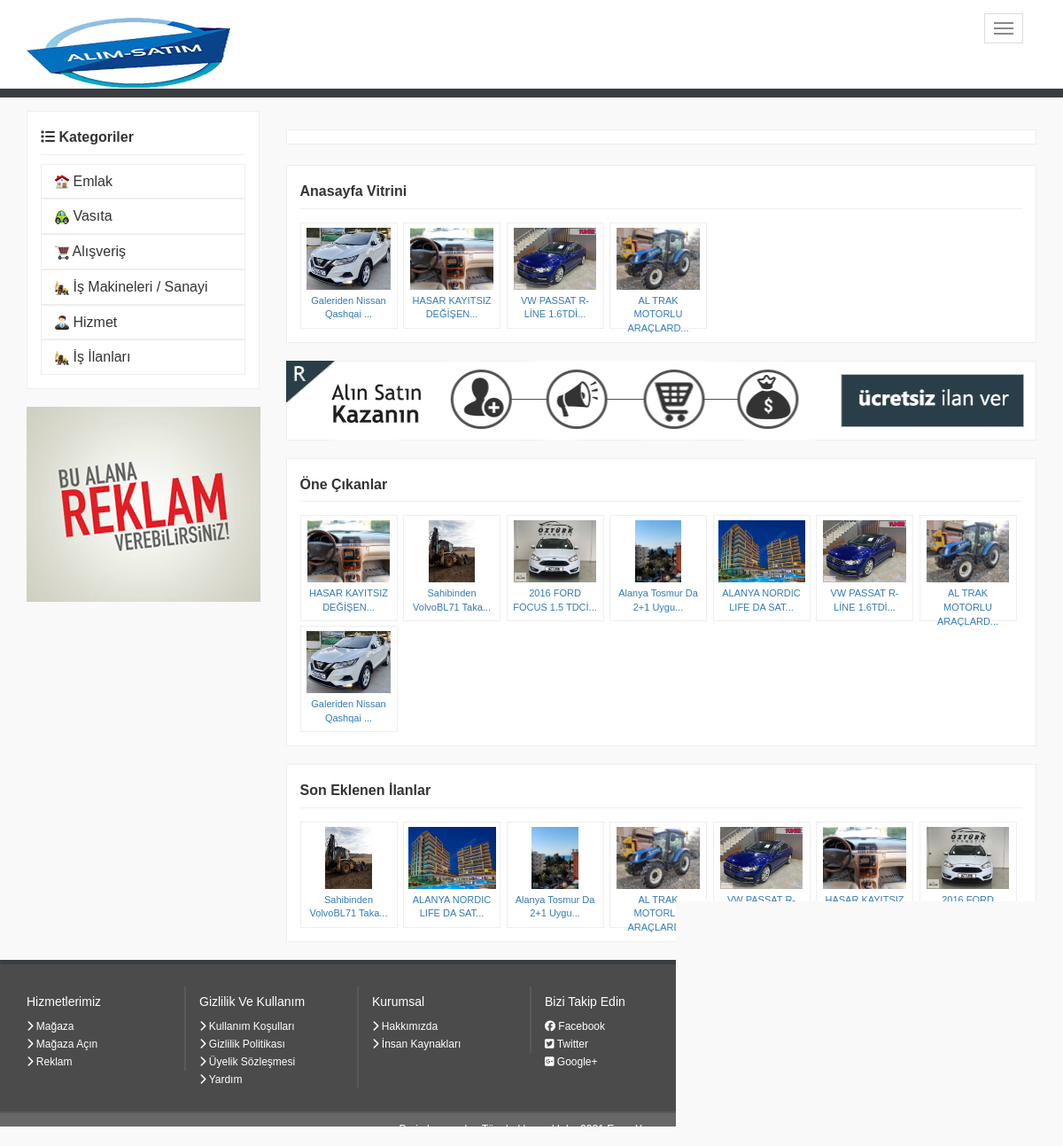
The page / on the database its author committed.
### tables this page shows
CREATE TABLE IF NOT EXISTS `kategori` (
  `kategori_id` int(15) NOT NULL AUTO_INCREMENT,
  `kategori_ad` varchar(250) NOT NULL,
  `kategori_sira` int(50) DEFAULT NULL,
  `kategori_icon` varchar(250) DEFAULT 's.png',
  PRIMARY KEY (`kategori_id`)
);

CREATE TABLE IF NOT EXISTS `urunler` (
  `urun_id` int(11) NOT NULL AUTO_INCREMENT,
  `urun_ad` varchar(500) NOT NULL,
  `urun_aciklama` varchar(10000) DEFAULT NULL,
  `urun_fiyat` varchar(100) NOT NULL,
  `urun_foto` varchar(500) DEFAULT NULL,
  `urun_model` int(15) NOT NULL,
  `urun_ustid` int(11) NOT NULL,
  `urun_ilantarih` date NOT NULL DEFAULT current_timestamp(),
  `urun_kimden` varchar(15) NOT NULL,
  `urun_durum` varchar(155) NOT NULL,
  `urun_garanti` varchar(15) NOT NULL,
  `urun_renk` varchar(15) NOT NULL,
  `urun_il` varchar(155) NOT NULL,
  `urun_kulid` varchar(15) NOT NULL,
  `urun_vitrin` tinyint(1) NOT NULL DEFAULT 0,
  PRIMARY KEY (`urun_id`)
);

CREATE TABLE IF NOT EXISTS `ayarlar` (
  `ayar_id` int(200) NOT NULL AUTO_INCREMENT,
  `ayar_logo` varchar(250) NOT NULL,
  `ayar_title` varchar(250) NOT NULL,
  `ayar_description` varchar(250) NOT NULL,
  `ayar_keywords` varchar(250) NOT NULL,
  `ayar_mail` varchar(200) NOT NULL,
  `ayar_footer` varchar(255) NOT NULL,
  `ayar_tel` varchar(150) NOT NULL,
  `ayar_adres` varchar(150) NOT NULL,
  `ayar_fax` varchar(150) NOT NULL,
  `uye_sozlesme` text NOT NULL,
  PRIMARY KEY (`ayar_id`),
  UNIQUE KEY `ayar_id` (`ayar_id`)
);

### index.php (called while the page is built)
			<?php
include 'php/header.php';
?>
				<?php
include 'php/sol.php';
?>
		<?php
include 'php/orta.php';
?>
	<?php
include 'php/footer.php';
?>

### php/orta.php (the view, shortened to what this page needs)
<div class="row visible-lg" style="margin-bottom:20px">
  <div class="col-lg-12">
  </div>
</div>
<div class="col-lg-12 hizli-banner visible-lg">
</div>
<br style="clear:both" class="hidden-md hidden-xs hidden-sm" />
<br class="hidden-md hidden-sx hidden-sm"  />
<div class="panel panel-default">
  <div class="panel-heading">
    <h3 class="title">Anasayfa Vitrini</h3>
  </div>
  <div class="panel-body">
    <ul class="ilanlar">
<?php
$urunvitrinsor=mysqli_query($con, "SELECT * FROM urunler where urun_vitrin='1' LIMIT 28;");
while($urunvitrincek=mysqli_fetch_assoc($urunvitrinsor)){
?>
		<li>
		<div class="resimbox"><a href="ilandetay.php?urun_id=<?php echo $urunvitrincek['urun_id'];?>&urun_kulid=<?php echo $urunvitrincek['urun_kulid'];?>"><img src="alsatadmin/<?php echo $urunvitrincek['urun_foto'];?>" alt="<?php echo $urunvitrincek['urun_ad'];?>" title="<?php echo $urunvitrincek['urun_ad'];?>" /></a></div>
		<div class="ilanbaslik"><a href="ilandetay.php?urun_id=<?php echo $urunvitrincek['urun_id'];?>&urun_kulid=<?php echo $urunvitrincek['urun_kulid'];?>" alt="<?php echo $urunvitrincek['urun_ad'];?>" title="<?php echo $urunvitrincek['urun_ad'];?>"><?php echo substr($urunvitrincek['urun_ad'],0,25);?>...</a></div>
		</li><?php } ?>
		    </ul>
  </div>
</div>
<div class="hidden-xs bannerc"><a href=" " target="_blank"><img src="uploads/banner001_9.jpg"></a></div>
<div class="panel panel-default">
  <div class="panel-heading">
    <h3 class="title">Öne Çıkanlar </h3>
  </div>
  <div class="panel-body">
    <ul class="ilanlar">
		<?php $ilanrastgelesor="SELECT * FROM urunler ORDER BY RAND() LIMIT 21;";
            $sql=mysqli_query($con,$ilanrastgelesor);
            while($ilanrastgelecek=mysqli_fetch_assoc($sql)){ ?>
		<li>
		<div class="resimbox"><a href="ilandetay.php?urun_id=<?php echo $ilanrastgelecek['urun_id'];?>&urun_kulid=<?php echo $ilanrastgelecek['urun_kulid'];?>"><img src="alsatadmin/<?php echo $ilanrastgelecek['urun_foto'];?>" alt="<?php echo $ilanrastgelecek['urun_ad'];?>" title="<?php echo $ilanrastgelecek['urun_ad'];?>" /></a></div>
		<div class="ilanbaslik"><a href="ilandetay.php?urun_id=<?php echo $ilanrastgelecek['urun_id'];?>&urun_kulid=<?php echo $ilanrastgelecek['urun_kulid'];?>" alt="<?php echo $ilanrastgelecek['urun_ad'];?>" title="<?php echo $ilanrastgelecek['urun_ad'];?>"><?php echo substr($ilanrastgelecek['urun_ad'],0,25);?>...</a></div>
		</li>
		<?php }?>
		    </ul>
  </div>
</div>
<div class="panel panel-default">
  <div class="panel-heading">
    <h3 class="title">Son Eklenen İlanlar </h3>
  </div>
  <div class="panel-body">
    <ul class="ilanlar">
    	<?php $ilansonsor="SELECT * FROM urunler Order By urun_id DESC LIMIT 7;";
            $sql=mysqli_query($con,$ilansonsor);
            while($ilansoncek=mysqli_fetch_assoc($sql)){ ?>
		<li>
		<div class="resimbox"><a href="ilandetay.php?urun_id=<?php echo $ilansoncek['urun_id'];?>&urun_kulid=<?php echo $ilansoncek['urun_kulid'];?>"><img src="alsatadmin/<?php echo $ilansoncek['urun_foto'];?>" alt="<?php echo $ilansoncek['urun_ad'];?>" title="<?php echo $ilansoncek['urun_ad'];?>" /></a></div>
		<div class="ilanbaslik"><a href="ilandetay.php?urun_id=<?php echo $ilansoncek['urun_id'];?>&urun_kulid=<?php echo $ilansoncek['urun_kulid'];?>" alt="<?php echo $ilansoncek['urun_ad'];?>" title="<?php echo $ilansoncek['urun_ad'];?>"><?php echo substr($ilansoncek['urun_ad'],0,25);?>...</a></div>
		</li>
		<?php }?>
		    </ul>
  </div>
</div>
    </div>
  </div>
  </div>

### php/header.php (shortened to what this page needs)
<?php
include "baglan.php";
mysqli_query($con, "SET NAMES UTF8");
$ayarsor=mysqli_query($con, "SELECT * FROM `ayarlar`");
$ayarcek=mysqli_fetch_assoc($ayarsor);
?>
<html>
<head>
<link rel="stylesheet" href="assets/css/bootstrap.min.css">
<link rel="stylesheet" href="assets/css/bootstrap-theme.min.css">
<link rel="stylesheet" href="assets/css/bootstrap.min.css">
<link rel="stylesheet" href="assets/dropzone.css">
<link rel="stylesheet" href="assets/basic.css">
<link rel="stylesheet" href="assets/css/font-awesome.min.css" />
<link href="assets/css/menu3d.min.css" rel="stylesheet" media="screen, projection" />
<link href="assets/css/animate.css" rel="stylesheet" type="text/css" />
<link rel="stylesheet" href="assets/css/style.css">
<link rel="stylesheet" href="assets/js/jquery.countdown.css">
</head>
<body>
<nav class="navbar navbar-default navbar-static-top">
  <div class="container">
    <div class="navbar-header">
      <button type="button" class="navbar-toggle collapsed" data-toggle="collapse" data-target="#navbar" aria-expanded="false" aria-controls="navbar"> <span class="sr-only">Toggle navigation</span> <span class="icon-bar"></span> <span class="icon-bar"></span> <span class="icon-bar"></span> </button>
      <a class="navbar-brand" href="index.php" style="margin-left:0px !important; padding:0px !important; padding-top:20px !important"><img src="uploads/logo.png" alt="AL-SAT"></a></div>
  </div>
</nav>

### php/sol.php (shortened to what this page needs)
<div class="topmenu site-rengi"> </div>
<div class="container main">
    <div class="row">
    <div class="col-sm-12 col-md-4 col-lg-3" >
      <div class="panel panel-default">
        <div class="panel-heading">
          <h3 class="title"><i class="fa fa-list"></i> Kategoriler</h3>
        </div>
        <div class="panel-body">
   <?php
     $kategorisor="SELECT * FROM kategori order by kategori_sira ASC";
     $sql=mysqli_query($con,$kategorisor);
     while($kategoricek=mysqli_fetch_assoc($sql)){ ?>
<div class="panel-group" id="accordion" style="margin-bottom:0px !important">
  <div class="panel panel-default">
    <div class="panel-heading">
      <h4 class="panel-title">
       <a href="altkat.php?altkat_ustid=<?php echo $kategoricek['kategori_id'];?>"><img src="ikonlar/<?php echo $kategoricek['kategori_icon']; ?>" width="16" height="16" class="absmiddle" /> <?php echo $kategoricek['kategori_ad']; ?></a>
      </h4>
    </div>
  </div>
</div>
    <?php } ?>
        </div>
      </div>
      <div class="hidden-sm hidden-xs"><a href=" " target="_blank"><img src="uploads/magaza_11.jpg"></a></div>
      <br class="hidden-sm hidden-xs">
      <br  class="hidden-sm hidden-xs">
    </div>
    <div class="col-sm-12 col-md-8 col-lg-9 col-xs-12" >

### php/footer.php (shortened to what this page needs)
<div class="footer1 navbar navbar-static-bottom">
  <div class="container">
    <div class="row">
      <div class="col-lg-2 col-md-2 footer-line">
        <h5>Hizmetlerimiz</h5>
        <ul>
          <li><a href="#"><i class="fa fa-chevron-right"></i> Mağaza</a></li>
          <li><a href="#"><i class="fa fa-chevron-right"></i> Mağaza A&ccedil;ın</a></li>
          <li><a href="#"><i class="fa fa-chevron-right"></i> Reklam</a></li>
        </ul>
      </div>
      <div class="col-lg-2 col-md-2 footer-line">
        <h5>Gizlilik Ve Kullanım</h5>
        <ul>
          <li><a href="#"><i class="fa fa-chevron-right"></i> Kullanım Koşulları</a></li>
          <li><a href="#"><i class="fa fa-chevron-right"></i> Gizlilik Politikası</a></li>
          <li><a href="#"><i class="fa fa-chevron-right"></i> &Uuml;yelik S&ouml;zleşmesi</a></li>
          <li><a href="#"><i class="fa fa-chevron-right"></i> Yardım</a></li>
        </ul>
      </div>
      <div class="col-lg-2 col-md-2 footer-line">
        <h5>Kurumsal</h5>
        <ul>
          <li><a href="#"><i class="fa fa-chevron-right"></i> Hakkımızda</a></li>
          <li><a href="#"><i class="fa fa-chevron-right"></i> İnsan Kaynakları</a></li>
        </ul>
      </div>
      <div class="col-lg-2 col-md-2 footer-line">
        <h5>Bizi Takip Edin</h5>
        <ul>
          <li><a href="#" target="_blank"><i class="fa fa-facebook-official"></i> Facebook</a></li>
          <li><a href="#" target="_blank"><i class="fa fa-twitter-square"></i> Twitter</a></li>
          <li><a href="#" target="_blank"><i class="fa fa-google-plus-square"></i> Google+</a></li>
        </ul>
      </div>
      <div class="col-lg-2 col-md-2">
        <h5>&nbsp;</h5>
      </div>
    </div>
  </div>
</div>
<div class="footer2"> <?php echo  $ayarcek['ayar_footer']; ?> </div>
 </body>
</html>

### assets/css/style.css (style rules this page uses)
body, td, th { font-family: Arial, Helvetica, sans-serif }
.navbar-default { background-image: none !important; background-color: #fff !important; border-bottom: none !important; margin-bottom: 0px !important; border-bottom: solid 5px #912da2; -webkit-box-shadow: 10px 10px 5px 0px rgba(0,0,0,0); -moz-box-shadow: 10px 10px 5px 0px rgba(0,0,0,0); box-shadow: 10px 10px 5px 0px rgba(0,0,0,0); }
.navbar { min-height: 100px; margin-bottom: 0px !important }
.bannerc { width:100%; margin-left:auto; margin-right:auto; text-align:center; margin-bottom:20px; }
.panel ul { padding: 0px; margin: 0px; list-style: none; }
.panel-title a { text-decoration:none }
.navbar-toggle { margin-top: 15px !important }
.main { margin-top: 15px; min-height:350px }
.ilanlar { margin: 0; padding: 0; list-style-type: none }
.ilanlar li { float: left; margin-right: 6.5px; width: 110px; margin-top: 5px; height: 120px; border: solid 1px #eee; padding: 5px; text-align: center; position: relative; font-size: 11px }
.ilanlar li a { text-decoration: none }
.ilanbaslik { margin-top: 5px; text-transform: capitalize; }
.title { font-size: 16px; font-weight: bold; margin: 0; padding: 0; border-bottom: solid 1px #eee; padding-bottom: 10px; font-weight: 600; margin-top: 10px }
.panel-heading { background: none !important; border: none !important; }
.panel-body { margin: 0 !important; padding-top: 0 !important }
.panel-default { border: solid 1px #eee !important }
.resimbox img { height: 70px !important; width: auto !important; max-width: 100px !important }
.panel-body { word-wrap: break-word !important }
@media (max-width: 1200px) { .navbar-header { float: none !important; } }
@media (max-width: 1200px) { .navbar-toggle { display: block !important; } }
@media (max-width: 1200px) { .main { margin-top: 20px !important } }
@media (max-width: 1280px) { .main { margin-top: 0px !important; } }
.site-rengi { background-color: #3a3e42 !important; border-color: #3a3e42 !important; color: #fff !important }
.hizli-banner { border: 1px solid #EEEEEE; background-color:#fff; padding-top:15px }
.topmenu { background-color: #012b74; height: 10px; line-height: 10px }
.navbar .navbar-brand { padding: 0 12px; line-height: 100px; height: 100px; padding-top: 10px }
.footer1 { background-color:#4b4b4b; color:#fff; border-top:solid 5px #3a3e42; padding-top:25px; padding-bottom:25px; -webkit-border-radius: 0px !important; -moz-border-radius: 0px !important; border-radius: 0px !important; font-size: 12px; }
.footer1 ul { margin:0px !important; padding:0px !important }
.footer1 ul li { list-style:none; line-height:20px; }
.footer1 ul li a { color:#fff !important; }
.footer-line { border-right:solid 2px #595959 }
.footer2 { padding-top:10px; padding-bottom:10px; text-align:center; font-size:12px; background-color:#676767; color:#fff; border-top:solid 2px #595959 }
.bannerc img { width:100% !important }

### php/header.php (style rules this page uses)
@media (max-width: 1280px) { .main { margin-top: 15px !important; } }

### rows shown on the page
kategori: kategori_icon (picture), kategori_ad "Emlak"
kategori: kategori_icon (picture), kategori_ad "Vasıta"
kategori: kategori_icon (picture), kategori_ad "Alışveriş"
kategori: kategori_icon (picture), kategori_ad "İş Makineleri / Sanayi"
kategori: kategori_icon (picture), kategori_ad "Hizmet"
kategori: kategori_icon (picture), kategori_ad "İş İlanları"
urunler: urun_foto (picture), urun_ad "Galeriden Nissan Qashqai"
urunler: urun_foto (picture), urun_ad "HASAR KAYITSIZ DEĞİŞEN"
urunler: urun_foto (picture), urun_ad "VW PASSAT R-LİNE 1.6TDİ"
urunler: urun_foto (picture), urun_ad "AL TRAK MOTORLU ARAÇLARD"
urunler: urun_foto (picture), urun_ad "Sahibinden VolvoBL71 Taka"
urunler: urun_foto (picture), urun_ad "2016 FORD FOCUS 1.5 TDCİ"
urunler: urun_foto (picture), urun_ad "Alanya Tosmur Da 2+1 Uygu"
urunler: urun_foto (picture), urun_ad "ALANYA NORDIC LIFE DA SAT"
ayarlar: ayar_footer "Proje konusudur. Tüm hakları saklıdır. 2021 Emre Yazıcı"
